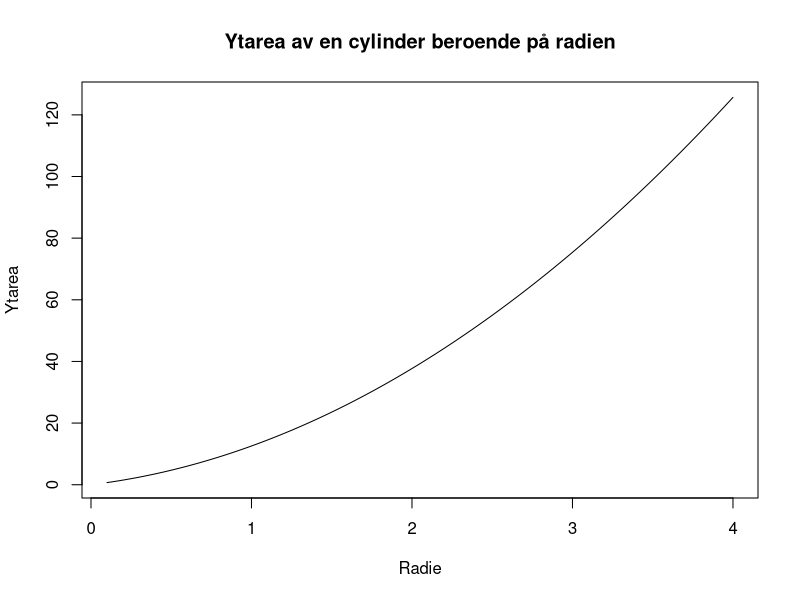
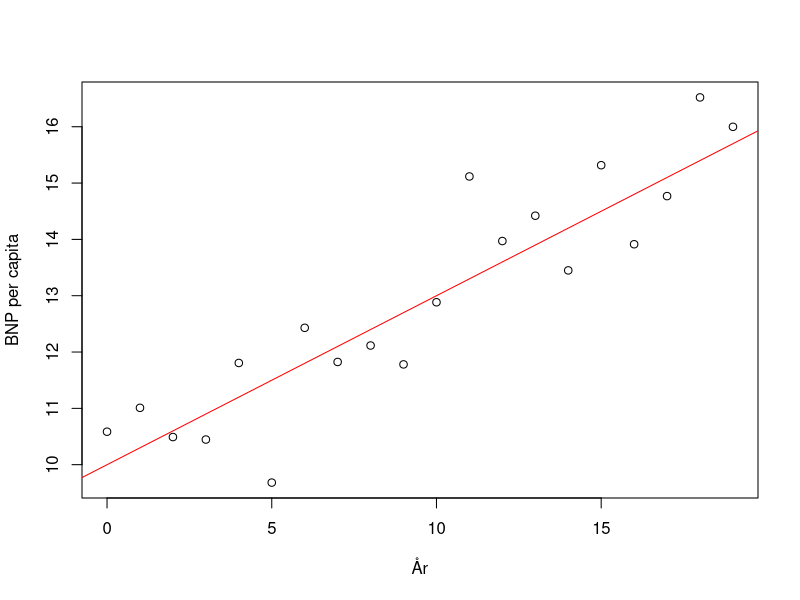

The R script that drew these images, in order:
## ---- chunk 1
knitr::opts_chunk$set(echo = TRUE)
## ---- chunk 2
x <- pi + 1
## ---- chunk 3
beräkna_cylinder_ytarea <- function(radie, höjd) {
  2 * pi * radie * (höjd + radie)
}
## ---- chunk 4
radier <- seq(from = 0.1, to = 4, length.out = 400)
höjd = 1
ytareor <- beräkna_cylinder_ytarea(radier, höjd)

plot(radier, ytareor,
     type = "l",
     main = "Ytarea av en cylinder beroende på radien",
     ylab = "Ytarea",
     xlab = "Radie")

## ---- chunk 5
y <- c(1, 2, 3, 4, 5)

medelv1 <- function(x) {
  längd <- length(x)
  if (längd == 0) {
    return(0)
  }
  sum(x)/längd
}

mean(y)
medelv1(y)
## ---- chunk 6
medelv2 <- function(x) {
  längd <- length(x)
  if (längd == 0) {
    return(0)
  }
  
  summa <- 0
  for (e in x) {
    summa <- summa + e
  }
  
  summa/längd
}

mean(y)
medelv2(y)
## ---- chunk 7
set.seed(12345)

år <- 0:19
bnp_capita <- 10 + 0.3 * år + rnorm(20)
## ---- chunk 8
plot(år, bnp_capita,
     xlab = "År",
     ylab = "BNP per capita")
abline(10, 0.3, col = "red")
